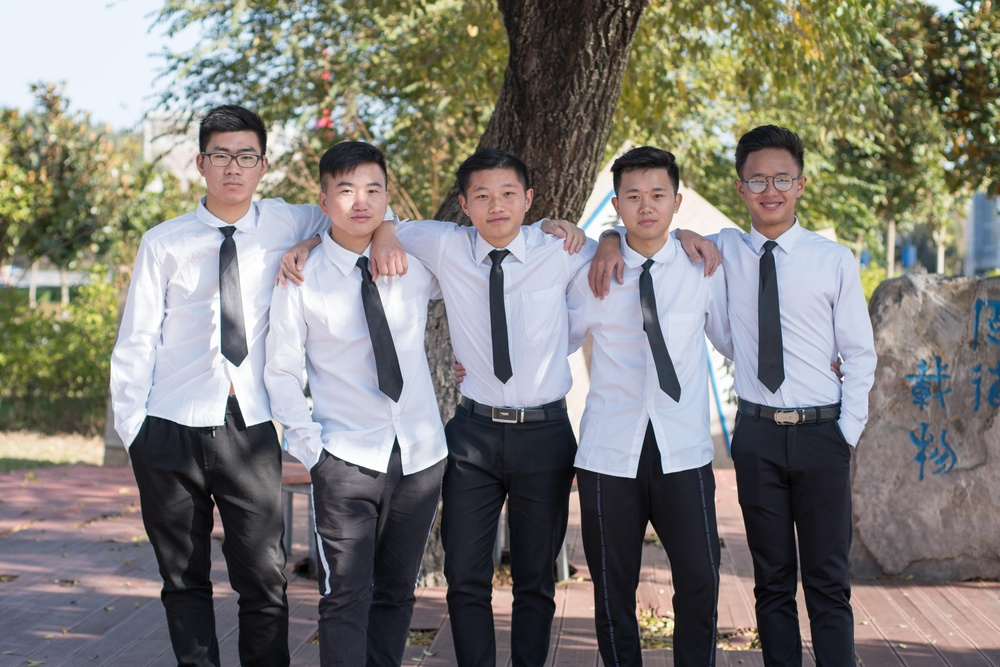
#> input picture first/bro.jpg, 1000 x 667 px, shrunk from 6000 x 4000 before the run, given in place of test.jpg, which was not available
$ python first.py
#> lines starting #> are read from the running program, lines starting #| are printed output that depends on the picture; pictures that were not available may be replaced by others from this repository, and a replacement may not be noted
#导入包
import cv2 as cv
import numpy as np
#测试滤波
img = cv.imread("test.jpg",cv.IMREAD_GRAYSCALE)
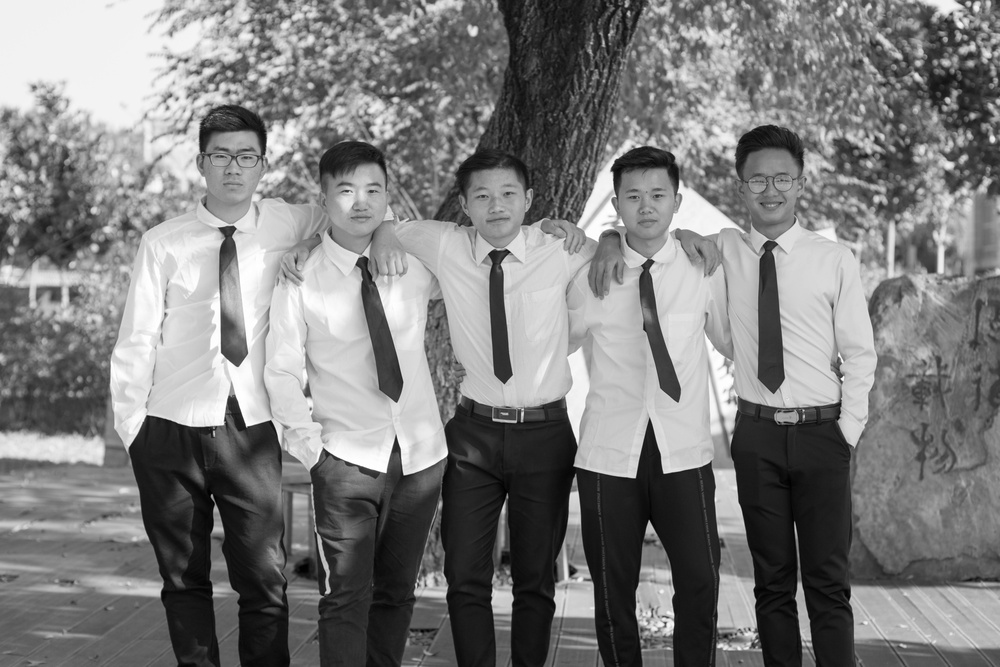
#> img: shape (667, 1000); min 0, max 255, mean 125.6
print(img)
#> (printed output is left out)
img1 = cv.blur(img,(3,3))#均值滤波
img2 = cv.boxFilter(img,-1,(3,3),normalize=False)#normalize 的意思是归一化，true就除，false就容易过界
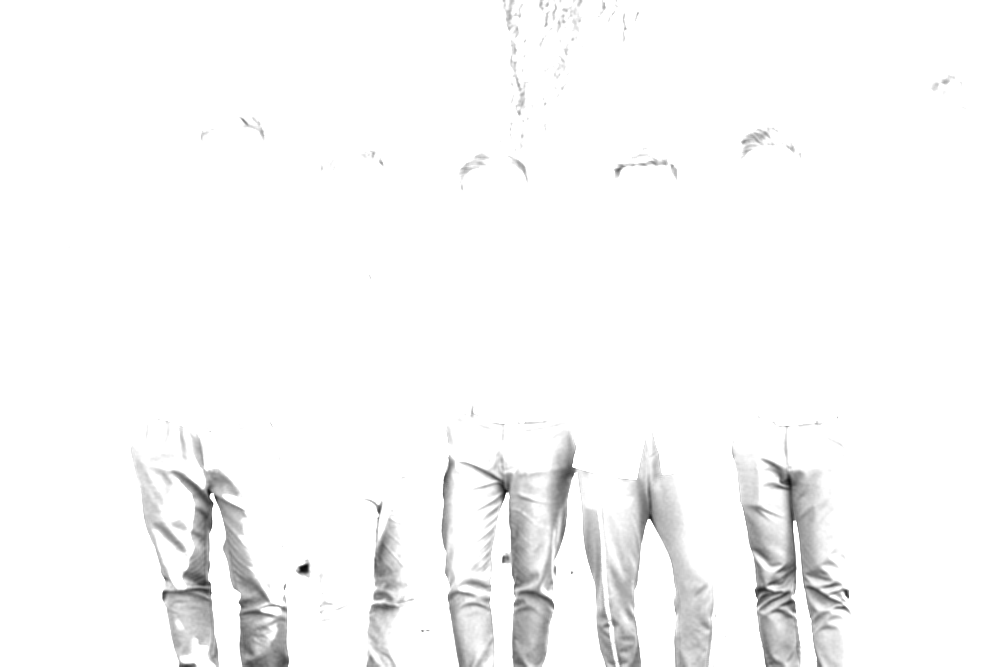
#> img2: shape (667, 1000); min 8, max 255, mean 248.7
img3 = cv.GaussianBlur(img,(3,3),1)
img4 = cv.medianBlur(img,3)#中值滤波，取中间值到G点
res = np.vstack((img1,img2,img3))#把所有结果拼接在一起 h为横着，v为竖着
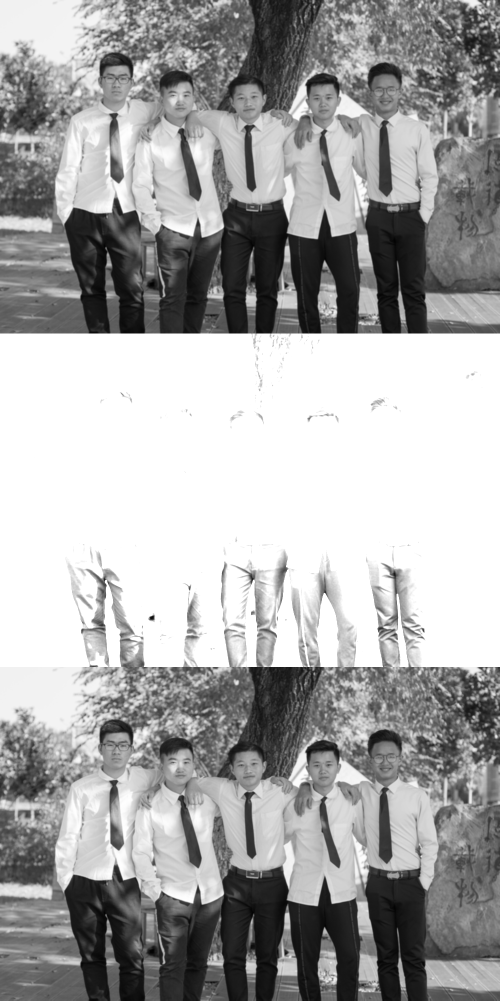
#> res: shape (2001, 1000) (shown at 1/2 size); min 1, max 255, mean 166.6
cv.imshow('img',res)
cv.waitKey(0)
cv.destroyWindow()
#---------------------------形态学------------------------------
#> (the run stopped early here; a loop or call above may not have finished)
